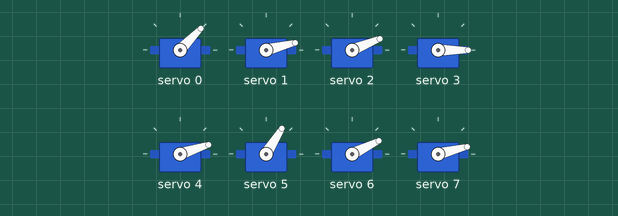
Simulated run of this sketch. Board: Arduino Uno, built with avr-gcc and run on an emulated ATmega328P. On the bench: 8 × servo.

Above: at 5.75 s.
At 6.95 s:
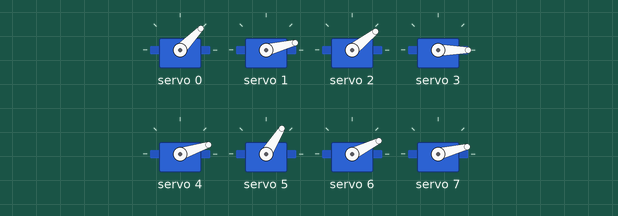
At 8.2 s:
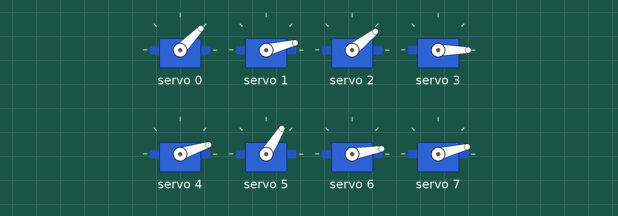
At 9.45 s:
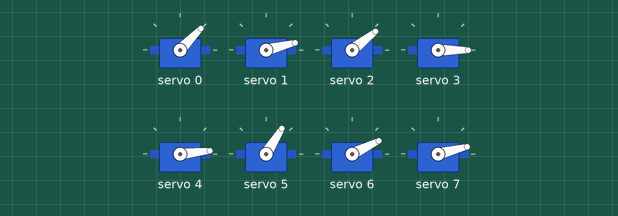
At 10.7 s:
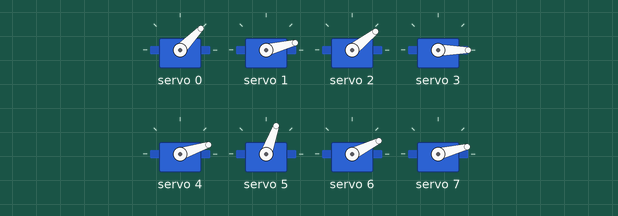
Timing chart, 0 to 14.1 s (numbered marks = the images above):
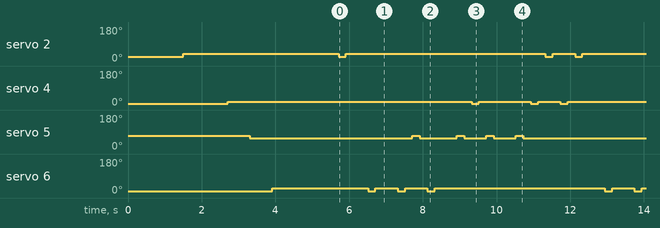

The sketch:

next_episode.ino
```cpp
#include <Wire.h>
#include <Adafruit_PWMServoDriver.h>

Adafruit_PWMServoDriver driver = Adafruit_PWMServoDriver();

enum note{DOL, RE, MI, FA, SOL, LA, TI, DOH, REST};

struct Link {
  enum note note_id;
  int hit_val;
  int rest_val;
};

struct Link link[8];

enum note tune[] = {
  MI, REST, TI, REST,
  TI, LA, TI, REST,
  LA, SOL, LA, REST,
  LA, SOL, MI, SOL
  };

int tune_size = 16;

void setup() {

  driver.begin();
  driver.setPWMFreq(60);
  initialize_links();
  calibrate_links();
}

void loop() {

  int msec = 200;

  for(int x = 0; x < tune_size; x++)
    tune[x] == REST ? delay(2*msec) : hit(link[tune[x]], msec);
}

void hit(struct Link &this_link, int del){
  driver.setPWM(this_link.note_id, 0, this_link.hit_val);
  delay(del);
  driver.setPWM(this_link.note_id, 0, this_link.rest_val);
  delay(del);
}

void initialize_link(struct Link &this_link, enum note this_note, int hit_val, int rest_val){
  this_link.note_id = this_note;
  this_link.hit_val = hit_val;
  this_link.rest_val = rest_val;
}

void calibrate_links(){
  int msec = 300;
  hit(link[DOL], msec);
  hit(link[RE], msec);
  hit(link[MI], msec);
  hit(link[FA], msec);
  hit(link[SOL], msec);
  hit(link[LA], msec);
  hit(link[TI], msec);
  hit(link[DOH], msec);

  delay(3*msec);
}

void initialize_links(){
  initialize_link(link[DOL], DOL, 210, 250);
  initialize_link(link[RE], RE, 200, 170);
  initialize_link(link[MI], MI, 190, 230);
  initialize_link(link[FA], FA, 155, 130);
  initialize_link(link[SOL], SOL, 150, 180);
  initialize_link(link[LA], LA, 310, 280);
  initialize_link(link[TI], TI, 160, 200);
  initialize_link(link[DOH], DOH, 195, 170);
}
```

Measured:
- by itself, servo 2: repeats every 6.4 s: 22° 0.20 s, 38° 5.4 s, 22° 0.20 s, 38° 0.60 s
- by itself, servo 4: repeats every 6.4 s: 6° 0.20 s, 18° 1.4 s, 6° 0.20 s, 18° 0.60 s, 6° 0.20 s, 18° 3.8 s
- by itself, servo 5: repeats every 6.4 s: 70° 0.20 s, 58° 1.0 s, 2 × (70° 0.20 s, 58° 0.60 s), 70° 0.20 s, 58° 3.4 s
- by itself, servo 6: repeats every 6.4 s: 2 × (10° 0.20 s, 26° 0.60 s), 10° 0.20 s, 26° 4.6 s
